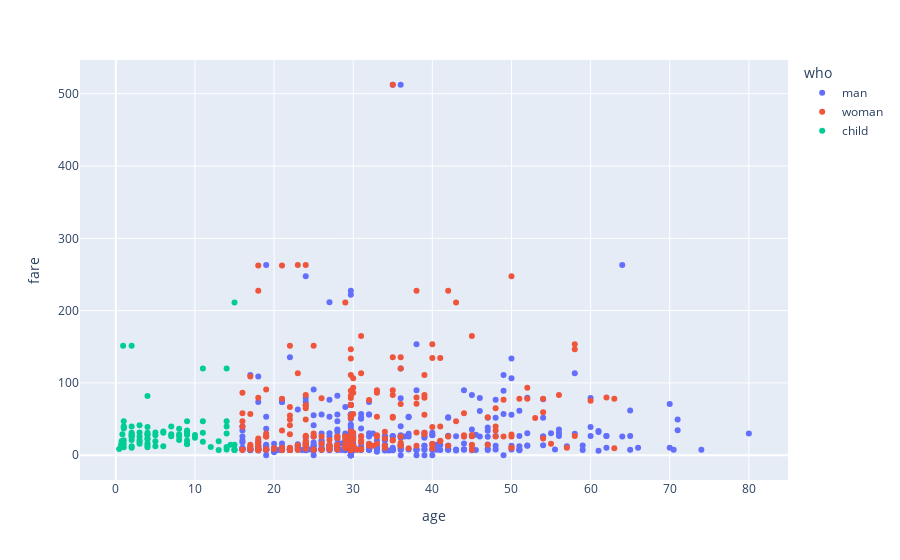

Notebook source saved alongside this figure:
### Markdown cell above
This scatter plot shows that the most of the passengers are from class 3, and the least number of passengers are from class 2. The passengers from class 1 are also less than the passengers from class 3. It also shows that most fare paid by the class 1 passengers.

### Code cell
import plotly.express as px
fig = px.scatter(df, x='age', y='fare', color='who')
fig.show()

### Figure 1 — Plotly figure (JSON) as saved in the notebook; plotly's stock layout.template omitted (floating-point values rounded to 4 significant figures; data arrays with more than 128 entries replaced by an {"elided": "..."} marker saying what was removed)
{"data": [{"hovertemplate": "who=man<br>age=%{x}<br>fare=%{y}<extra></extra>", "legendgroup": "man", "marker": {"color": "#636efa", "symbol": "circle"}, "mode": "markers", "name": "man", "orientation": "v", "showlegend": true, "type": "scatter", "x": {"elided": "537 float values"}, "xaxis": "x", "y": {"elided": "537 float values"}, "yaxis": "y"}, {"hovertemplate": "who=woman<br>age=%{x}<br>fare=%{y}<extra></extra>", "legendgroup": "woman", "marker": {"color": "#EF553B", "symbol": "circle"}, "mode": "markers", "name": "woman", "orientation": "v", "showlegend": true, "type": "scatter", "x": {"elided": "271 float values"}, "xaxis": "x", "y": {"elided": "271 float values"}, "yaxis": "y"}, {"hovertemplate": "who=child<br>age=%{x}<br>fare=%{y}<extra></extra>", "legendgroup": "child", "marker": {"color": "#00cc96", "symbol": "circle"}, "mode": "markers", "name": "child", "orientation": "v", "showlegend": true, "type": "scatter", "x": [2, 14, 4, 14, 2, 15, 8, 14, 3, 7, 5, 11, 4, 0.83, 14.5, 2, 12, 9, 1, 9, 4, 1, 9, 1, 4, 3, 2, 5, 8, 3, 7, 2, 0.92, 2, 3, 15, 3, 1, 1, 3, 10, 14, 4, 13, 5, 0.75, 2, 9, 9, 2, 7, 9, 11, 8, 4, 9, 2, 0.75, 14, 14, 15, 4, 6, 11, 4, 6, 0.67, 5, 13, 8, 1, 11, 0.42, 6, 10, 2, 1, 15, 0.83, 4, 9, 4, 15], "xaxis": "x", "y": [21.07, 30.07, 16.7, 7.854, 29.12, 8.029, 21.07, 11.24, 41.58, 39.69, 27.75, 46.9, 27.9, 29, 14.45, 31.27, 11.24, 34.38, 39.69, 20.52, 29.12, 11.13, 31.39, 39, 22.02, 26, 10.46, 31.39, 26.25, 31.39, 29.12, 151.6, 151.6, 26, 15.9, 7.229, 21.07, 15.74, 46.9, 18.75, 24.15, 120, 81.86, 19.5, 19.26, 19.26, 12.29, 46.9, 15.9, 26, 26.25, 31.27, 31.27, 36.75, 39, 27.9, 27.9, 19.26, 46.9, 39.69, 211.3, 13.42, 33, 18.79, 23, 12.47, 14.5, 12.47, 7.229, 29.12, 20.57, 120, 8.517, 31.27, 27.9, 39.69, 37.0, 14.45, 18.75, 31.27, 15.25, 11.13, 7.225], "yaxis": "y"}], "layout": {"legend": {"title": {"text": "who"}, "tracegroupgap": 0}, "margin": {"t": 60}, "xaxis": {"anchor": "y", "domain": [0, 1], "title": {"text": "age"}}, "yaxis": {"anchor": "x", "domain": [0, 1], "title": {"text": "fare"}}}}
